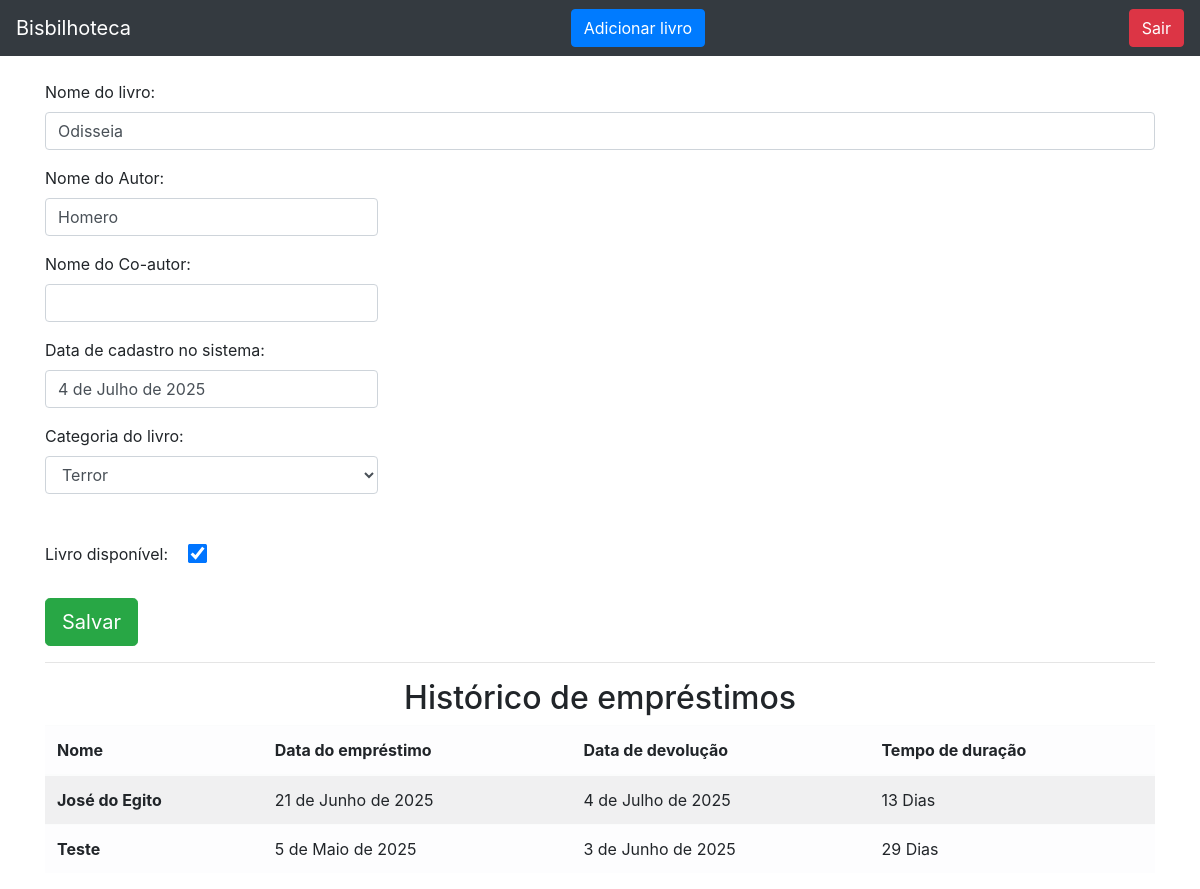
Page /livro/ver_livro/7 (signed in) on the committed database.
### livro/models.py (models this page shows, shortened)
class Livros(models.Model):
    nome = models.CharField(max_length = 100)
    autor = models.CharField(max_length = 30)
    co_autor = models.CharField(max_length = 30, blank = True)
    data_cadastro = models.DateField(default = date.today)
    emprestado = models.BooleanField(default = False)
    categoria = models.ForeignKey(Categoria, on_delete = models.DO_NOTHING)
    usuario = models.ForeignKey(Usuario, on_delete = models.DO_NOTHING)
    class Meta:
        verbose_name = 'Livro'

class Emprestimo(models.Model):
     locatario_registrado = models.ForeignKey(Usuario, on_delete = models.DO_NOTHING, blank = True, null = True)
     locatario_desconhecido = models.CharField(max_length = 30, blank = True, null = True)
     data_emprestimo = models.DateField(blank = True, null = True)
     data_devolucao = models.DateField(blank = True, null = True)
     livro = models.ForeignKey('Livros', on_delete = models.DO_NOTHING)

### usuarios/models.py (models this page shows)
class Usuario(models.Model):
    nome = models.CharField(max_length=40)
    email = models.EmailField()
    senha = models.CharField(max_length=64)
    def __str__(self):
        return self.nome

### livro/views.py (the view)
# urls.py: path('ver_livro/<int:id>', views.ver_livros, name='ver_livros'),
def ver_livros(request, id):
  if request.session.get('usuario'):
     livros = Livros.objects.get(id = id)
     if request.session.get('usuario') == livros.usuario.id:
        usuario = Usuario.objects.get(id = request.session['usuario'])
        categoria_livro = Categoria.objects.filter(usuario = request.session.get('usuario'))
        emprestimos = Emprestimo.objects.filter(livro = livros)
        form = CadastroLivro()
        form.fields['usuario'].initial = request.session['usuario']
        form.fields['categoria'].queryset = Categoria.objects.filter(usuario = usuario)
        return render(request, 'ver_livro.html', {'livro': livros,
                                                  'categoria_livro': categoria_livro,
                                                  'emprestimos': emprestimos,
                                                  'usuario_logado' : request.session.get('usuario'),
                                                  'form': form})
     else:
         return HttpResponse('Você não tem permissão para ver este livro!')

### livro/forms.py
class CadastroLivro(forms.ModelForm):
    class Meta:
        model = Livros
        fields = "__all__"
    def __init__(self, *args, **kwargs):
        super().__init__(*args, **kwargs)
        self.fields['usuario'].widget = forms.HiddenInput()

### livro/models.py (called while the page is built)
    def __str__(self) -> str:
        return self.nome

### livro/templatetags/filtros.py (called while the page is built)
@register.filter
def mostra_duracao(value1, value2):
    return (value1 - value2).days

### livro/templates/ver_livro.html (shortened to what this page needs)
{%extends 'base.html' %}
{% load filtros %}
{% block 'conteudo' %}
<div class="container">
    <br>
    <form action="#" method="post">
        <p>
            <label>Nome do livro:</label>
            <input class="form-control" value="{{livro.nome}}" type="text">
        </p>
        <p>
            <label>Nome do Autor:</label>
            <input style="width: 30%;" class="form-control" value="{{livro.autor}}" type="text">
        </p>
        <p>
            <label>Nome do Co-autor:</label>
            <input style="width: 30%;" class="form-control" value="{{livro.co_autor}}" type="text">
        </p>
        <p>
            <label>Data de cadastro no sistema:</label>
            <input style="width: 30%;" class="form-control" value="{{livro.data_cadastro}}" type="text">
        </p>
        <label>Categoria do livro:</label>
        <br>
        <select style="width: 30%;" class="form-control" name="categoria">
            {% for i in categoria_livro %}
            {% if livro.categoria == i %}
            <option selected>{{i}}</option>
            {% else %}
            <option>{{i}}</option>
            {% endif %}
            {% endfor %}
        </select>
        <br>
        <br>
        <label>Livro disponível: &nbsp &nbsp </label>
        {% if livro.emprestado %}
        <input style="transform: scale(1.5)" type="checkbox" name="Livro não disponível">
        {% else %}
        <input style="transform: scale(1.5);" checked type="checkbox" name="Livro disponível">
        {% endif %}
        <br>
        <br>
        <input type="submit" class="btn btn-success btn-lg" value="Salvar">
    </form>
    <hr>
    <h2 style="text-align: center;">Histórico de empréstimos</h2>
    <table class="table table-striped table-light">
        <thead>
            <tr>
                <th scope="col">Nome</th>
                <th scope="col">Data do empréstimo</th>
                <th scope="col">Data de devolução</th>
                <th scope="col">Tempo de duração</th>
            </tr>
        </thead>
        <tbody>
            {% for i in emprestimos %}
            <tr>
                {% if i.locatario_desconhecido == None %}
                <th scope="row">{{i.locatario_registrado}}</th>
                {% else %}
                <th scope="row">{{i.locatario_desconhecido}}</th>
                {% endif %}
                <td>{{i.data_emprestimo}}</td>
                <td>{{i.data_devolucao}}</td>
                <td>{{i.data_devolucao|mostra_duracao:i.data_emprestimo }} Dias</td>
            </tr>
            {% endfor %}
        </tbody>
    </table>
</div>
{% endblock %}

### rows in the picture
Livros: nome "Odisseia", autor "Homero", data_cadastro "4 de Julho de 2025"
Emprestimo: locatario_desconhecido "José do Egito", data_emprestimo "21 de Junho de 2025", data_devolucao "4 de Julho de 2025", data_devolucao|mostra_duracao "13"
Emprestimo: locatario_registrado "Teste", data_emprestimo "5 de Maio de 2025", data_devolucao "3 de Junho de 2025", data_devolucao|mostra_duracao "29"

### other values in the picture
form field categoria "Terror"
